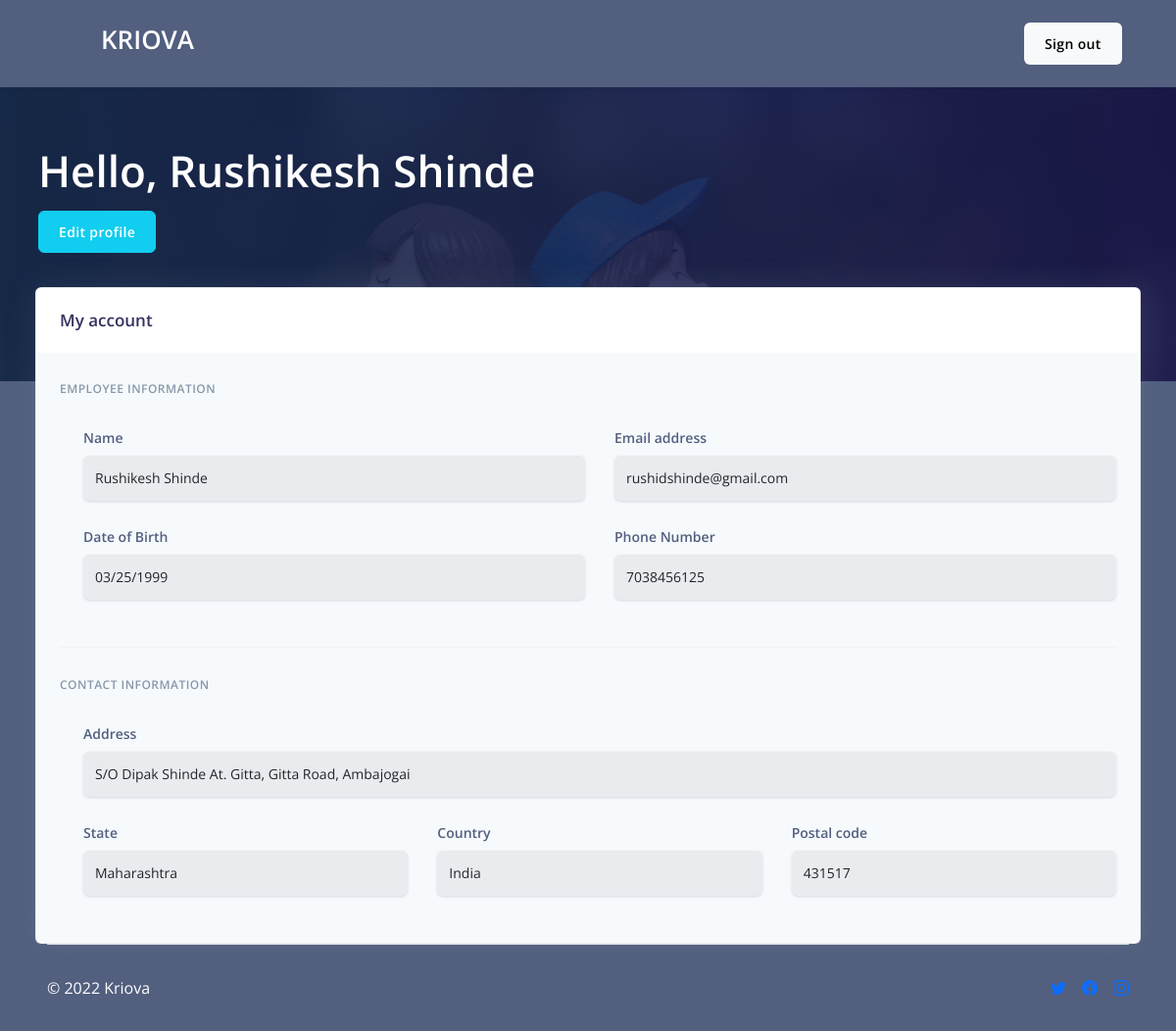
The page /profile.php (signed in) on the database its author committed.
### tables this page shows
CREATE TABLE `employee_table` (
  `employee_id` int(11) NOT NULL,
  `employee_name` varchar(255) NOT NULL,
  `employee_dob` date DEFAULT NULL,
  `employee_email` varchar(255) NOT NULL,
  `employee_phone` bigint(20) DEFAULT NULL,
  `employee_street` varchar(255) DEFAULT NULL,
  `employee_city` varchar(255) DEFAULT NULL,
  `employee_state` varchar(255) DEFAULT NULL,
  `employee_country` varchar(255) DEFAULT NULL,
  `employee_pincode` int(11) DEFAULT NULL,
  `employee_password` varchar(255) NOT NULL
);

### profile.php (the view, shortened to what this page needs)
<?php
    include 'connect.php';
    if(isset($_SESSION['employee_email'])){
        $email = $_SESSION['employee_email'];
        $readQuery = "SELECT * FROM `employee_table` WHERE employee_email = '". $email ."'";
        $readRun = mysqli_query($conn, $readQuery);
        while ($row = mysqli_fetch_array($readRun)){
?>
<!DOCTYPE html>
<html lang="en">
<head>
    <link rel="stylesheet" href="https://cdn.jsdelivr.net/npm/bootstrap-icons@1.8.1/font/bootstrap-icons.css">
    <link href="https://cdn.jsdelivr.net/npm/bootstrap@5.1.3/dist/css/bootstrap.min.css" rel="stylesheet"
>
    <link rel="stylesheet" href="./style1.css">
</head>
<body>
    <div class="main-content">
        <nav class="navbar navbar-expand-lg navbar-light bg-transparent navbarClass">
            <div class="container-fluid">
                <a class="navbar-brand h1 text-white text-uppercase text-decoration-none ms-5">Kriova</a>
                <div class="d-grid gap-2 d-md-flex justify-content-md-end">
                    <a href="destroySession.php" class="btn btn-light">Sign out</a>
                </div>
            </div>
        </nav>
        <div class="header pb-8 pt-5 pt-lg-5 d-flex align-items-center"
            style="min-height: 300px; background-image: url(./pexels-j-u-n-e-1767434.jpg); background-size: cover; background-position: center center;">
            <span class="mask bg-gradient-default opacity-8"></span>
            <div class="container-fluid d-flex align-items-center">
                <div class="row">
                    <div class="col-lg-12 col-md-12">
                        <h1 class="display-2 text-white text-capitalize">Hello, <?=$row['employee_name'] ?></h1>
                        <a href="editprofile.php" name="editprofile" class="btn btn-info">Edit profile</a>
                    </div>
                </div>
            </div>
        </div>
        <div class="container-fluid mt--7">
            <div class="row">
                <div class="col-xl-12 order-xl-1">
                    <div class="card bg-secondary shadow">
                        <div class="card-header bg-white border-0">
                            <div class="row align-items-center">
                                <div class="col-8">
                                    <h3 class="mb-0">My account</h3>
                                </div>
                            </div>
                        </div>
                        <div class="card-body">
                            <form>
                                <h6 class="heading-small text-muted mb-4">Employee information</h6>
                                <div class="pl-lg-4">
                                    <div class="row">
                                        <div class="col-lg-6">
                                            <div class="form-group focused">
                                                <label class="form-control-label" for="empName">Name</label>
                                                <input type="text" id="empName" class="form-control form-control-alternative text-capitalize text-dark" value="<?=$row['employee_name'] ?>" readonly>
                                            </div>
                                        </div>
                                        <div class="col-lg-6">
                                            <div class="form-group">
                                                <label class="form-control-label" for="empEmail">Email address</label>
                                                <input type="email" id="empEmail" class="form-control form-control-alternative text-dark" value="<?=$row['employee_email'] ?>" readonly>
                                            </div>
                                        </div>
                                    </div>
                                    <div class="row">
                                        <div class="col-lg-6">
                                            <div class="form-group focused">
                                                <label class="form-control-label" for="empDob">Date of Birth</label>
                                                <input type="date" id="empDob" class="form-control form-control-alternative text-dark" value="<?=$row['employee_dob'] ?>" readonly>
                                            </div>
                                        </div>
                                        <div class="col-lg-6">
                                            <div class="form-group focused">
                                                <label class="form-control-label" for="empPhone">Phone Number</label>
                                                <input type="number" id="empPhone" class="form-control form-control-alternative text-dark" value="<?=$row['employee_phone'] ?>" readonly>
                                            </div>
                                        </div>
                                    </div>
                                </div>
                                <hr class="my-4">
                                <h6 class="heading-small text-muted mb-4">Contact information</h6>
                                <div class="pl-lg-4">
                                    <div class="row">
                                        <div class="col-md-12">
                                            <div class="form-group focused">
                                                <label class="form-control-label" for="empAddress">Address</label>
                                                <input id="empAddress" class="form-control form-control-alternative text-capitalize text-dark" value="<?=$row['employee_street'] ?>, <?=$row['employee_city'] ?>" type="text" readonly>
                                            </div>
                                        </div>
                                    </div>
                                    <div class="row">
                                        <div class="col-lg-4">
                                            <div class="form-group focused">
                                                <label class="form-control-label" for="empState">State</label>
                                                <input type="text" id="empState" class="form-control form-control-alternative text-capitalize text-dark" value="<?=$row['employee_state'] ?>" readonly>
                                            </div>
                                        </div>
                                        <div class="col-lg-4">
                                            <div class="form-group focused">
                                                <label class="form-control-label" for="empCountry">Country</label>
                                                <input type="text" id="empCountry" class="form-control form-control-alternative text-capitalize text-dark" value="<?=$row['employee_country'] ?>" readonly>
                                            </div>
                                        </div>
                                        <div class="col-lg-4">
                                            <div class="form-group">
                                                <label class="form-control-label" for="empPincode">Postal code</label>
                                                <input type="number" id="empPincode" class="form-control form-control-alternative text-dark" value="<?=$row['employee_pincode'] ?>" readonly>
                                            </div>
                                        </div>
                                    </div>
                                </div>
                            </form>
                        </div>
                    </div>
                </div>
            </div>
        </div>
    </div>
    <footer class="d-flex flex-wrap align-items-center justify-content-xl-between mx-5 py-3 border-top">
        <div class="col-md-4 d-flex align-items-center">
            <span class="mb-3 my-md-3 text-white">© 2022 Kriova</span>
        </div>
        <ul class="nav col-md-4 justify-content-end list-unstyled d-flex">
            <li class="ms-3">
                <a class="link-primary" href="#"><i class="bi bi-twitter"></i></a>
            </li>
            <li class="ms-3">
                <a class="link-primary" href="#"><i class="bi bi-facebook"></i></a>
            </li>
            <li class="ms-3">
                <a class="link-primary" href="#"><i class="bi bi-instagram"></i></a>
            </li>
        </ul>
    </footer>
    <canvas class="background"></canvas>
</body>
</html>
<?php
        }
    } else {
        echo "<script>alert('Invalid access..!')</script>";
        echo "<script>location.href='signin.php'</script>";
    }
?>

### rows shown on the page
employee_table: employee_name "Rushikesh Shinde", employee_email "rushidshinde@gmail.com", employee_dob "03/25/1999", employee_phone "7038456125", employee_street+employee_city "s/o Dipak Shinde at. Gitta, Gitta road, Ambajogai", employee_state "Maharashtra", employee_country "India", employee_pincode "431517"
